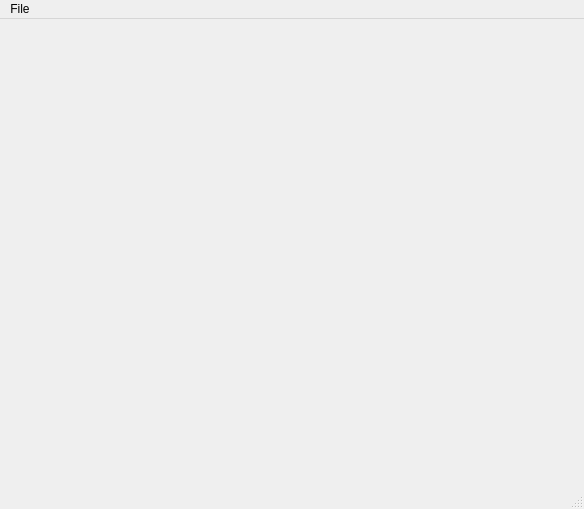
<?xml version="1.0" encoding="UTF-8"?>
<ui version="4.0">
 <class>EditorWindow</class>
 <widget class="QMainWindow" name="EditorWindow">
  <property name="geometry">
   <rect>
    <x>0</x>
    <y>0</y>
    <width>584</width>
    <height>509</height>
   </rect>
  </property>
  <property name="windowTitle">
   <string>µEdit</string>
  </property>
  <widget class="QWidget" name="widget">
   <layout class="QVBoxLayout" name="horizontalLayout">
    <property name="leftMargin">
     <number>0</number>
    </property>
    <property name="topMargin">
     <number>0</number>
    </property>
    <property name="rightMargin">
     <number>0</number>
    </property>
    <property name="bottomMargin">
     <number>0</number>
    </property>
    <item>
     <widget class="QTabWidget" name="documentTabs">
      <property name="tabShape">
       <enum>QTabWidget::Rounded</enum>
      </property>
      <property name="currentIndex">
       <number>-1</number>
      </property>
      <property name="documentMode">
       <bool>true</bool>
      </property>
      <property name="tabsClosable">
       <bool>true</bool>
      </property>
     </widget>
    </item>
   </layout>
  </widget>
  <widget class="QMenuBar" name="menuBar">
   <property name="geometry">
    <rect>
     <x>0</x>
     <y>0</y>
     <width>584</width>
     <height>22</height>
    </rect>
   </property>
   <widget class="QMenu" name="menuFile">
    <property name="title">
     <string>File</string>
    </property>
    <addaction name="actionNew"/>
    <addaction name="actionOpen"/>
    <addaction name="actionSave"/>
    <addaction name="actionSave_As"/>
    <addaction name="separator"/>
    <addaction name="actionQuit"/>
   </widget>
   <addaction name="menuFile"/>
  </widget>
  <widget class="EditorStatusBar" name="statusBar"/>
  <action name="actionNew">
   <property name="text">
    <string>New</string>
   </property>
   <property name="shortcut">
    <string>Ctrl+N</string>
   </property>
  </action>
  <action name="actionOpen">
   <property name="text">
    <string>Open</string>
   </property>
   <property name="shortcut">
    <string>Ctrl+O</string>
   </property>
  </action>
  <action name="actionSave">
   <property name="text">
    <string>Save</string>
   </property>
   <property name="shortcut">
    <string>Ctrl+S</string>
   </property>
  </action>
  <action name="actionSave_As">
   <property name="text">
    <string>Save As</string>
   </property>
   <property name="shortcut">
    <string>Ctrl+Shift+S</string>
   </property>
  </action>
  <action name="actionQuit">
   <property name="text">
    <string>Quit</string>
   </property>
  </action>
 </widget>
 <layoutdefault spacing="6" margin="11"/>
 <customwidgets>
  <customwidget>
   <class>EditorStatusBar</class>
   <extends>QStatusBar</extends>
   <header location="global">editorstatusbar.h</header>
  </customwidget>
 </customwidgets>
 <resources/>
 <connections/>
</ui>
